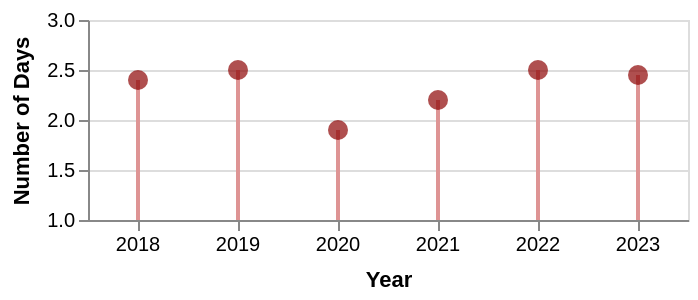

Vega-Lite specification stored for this chart:
### Vega-Lite specification from a JSON file in a GitHub repository (floating-point values rounded to 4 significant figures)
{"$schema": "https://vega.github.io/schema/vega-lite/v5.json", "description": "Lollipop chart showing days data for each year", "data": {"values": [{"year": 2018, "days": 2.4}, {"year": 2019, "days": 2.5}, {"year": 2020, "days": 1.9}, {"year": 2021, "days": 2.2}, {"year": 2022, "days": 2.5}, {"year": 2023, "days": 2.45}]}, "layer": [{"mark": {"type": "rule", "strokeWidth": 2, "color": "#de9494"}, "encoding": {"x": {"field": "year", "type": "ordinal"}, "y": {"field": "days", "type": "quantitative", "scale": {"domain": [1, 3], "nice": false, "tickCount": 5}}, "tooltip": [{"field": "year", "type": "ordinal", "title": "Year"}, {"field": "days", "type": "quantitative", "title": "Number of Days"}]}}, {"mark": {"type": "circle", "filled": true, "size": 100, "color": "#8d0404"}, "encoding": {"x": {"field": "year", "type": "ordinal"}, "y": {"field": "days", "type": "quantitative"}, "tooltip": [{"field": "year", "type": "ordinal", "title": "Year"}, {"field": "days", "type": "quantitative", "title": "Number of Days"}]}}], "encoding": {"x": {"field": "year", "type": "ordinal", "axis": {"title": "Year", "labelAngle": 0, "titlePadding": 7}}, "y": {"field": "days", "type": "quantitative", "axis": {"title": "Number of Days", "titlePadding": 7}}}, "width": 300, "height": 100}
